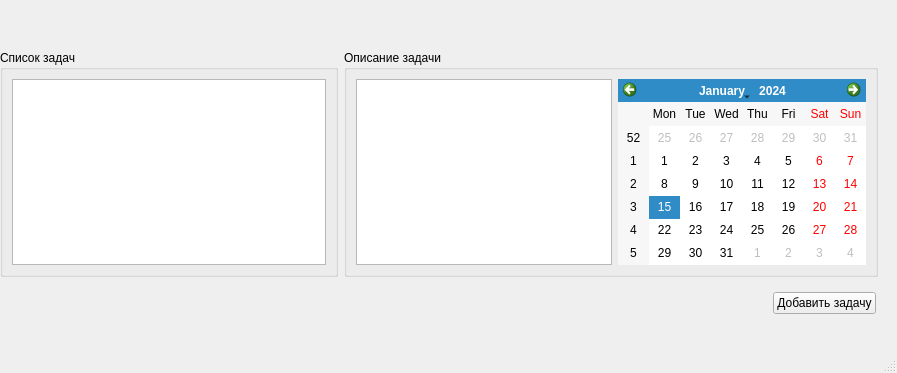
<?xml version="1.0" encoding="UTF-8"?>
<ui version="4.0">
 <class>MainWindow</class>
 <widget class="QMainWindow" name="MainWindow">
  <property name="geometry">
   <rect>
    <x>0</x>
    <y>0</y>
    <width>897</width>
    <height>373</height>
   </rect>
  </property>
  <property name="windowTitle">
   <string>MainWindow</string>
  </property>
  <widget class="QWidget" name="centralwidget">
   <widget class="QWidget" name="layoutWidget">
    <property name="geometry">
     <rect>
      <x>0</x>
      <y>50</y>
      <width>878</width>
      <height>227</height>
     </rect>
    </property>
    <layout class="QGridLayout" name="gridLayout">
     <item row="0" column="0">
      <widget class="QGroupBox" name="task_list">
       <property name="title">
        <string>Список задач</string>
       </property>
       <layout class="QHBoxLayout" name="horizontalLayout">
        <item>
         <widget class="QListWidget" name="list_tasks"/>
        </item>
       </layout>
      </widget>
     </item>
     <item row="0" column="1">
      <widget class="QGroupBox" name="description_of_task">
       <property name="title">
        <string>Описание задачи</string>
       </property>
       <layout class="QHBoxLayout" name="horizontalLayout_2">
        <item>
         <widget class="QTextEdit" name="textEdit_2"/>
        </item>
        <item>
         <widget class="QCalendarWidget" name="calendarWidget"/>
        </item>
       </layout>
      </widget>
     </item>
    </layout>
   </widget>
   <widget class="QWidget" name="layoutWidget">
    <property name="geometry">
     <rect>
      <x>15</x>
      <y>291</y>
      <width>861</width>
      <height>25</height>
     </rect>
    </property>
    <layout class="QHBoxLayout" name="horizontalLayout_3">
     <item>
      <spacer name="horizontalSpacer">
       <property name="orientation">
        <enum>Qt::Horizontal</enum>
       </property>
       <property name="sizeHint" stdset="0">
        <size>
         <width>40</width>
         <height>20</height>
        </size>
       </property>
      </spacer>
     </item>
     <item>
      <widget class="QPushButton" name="add_task">
       <property name="text">
        <string>Добавить задачу</string>
       </property>
      </widget>
     </item>
    </layout>
   </widget>
  </widget>
  <widget class="QMenuBar" name="menubar">
   <property name="geometry">
    <rect>
     <x>0</x>
     <y>0</y>
     <width>897</width>
     <height>21</height>
    </rect>
   </property>
  </widget>
  <widget class="QStatusBar" name="statusbar"/>
 </widget>
 <resources/>
 <connections/>
</ui>
